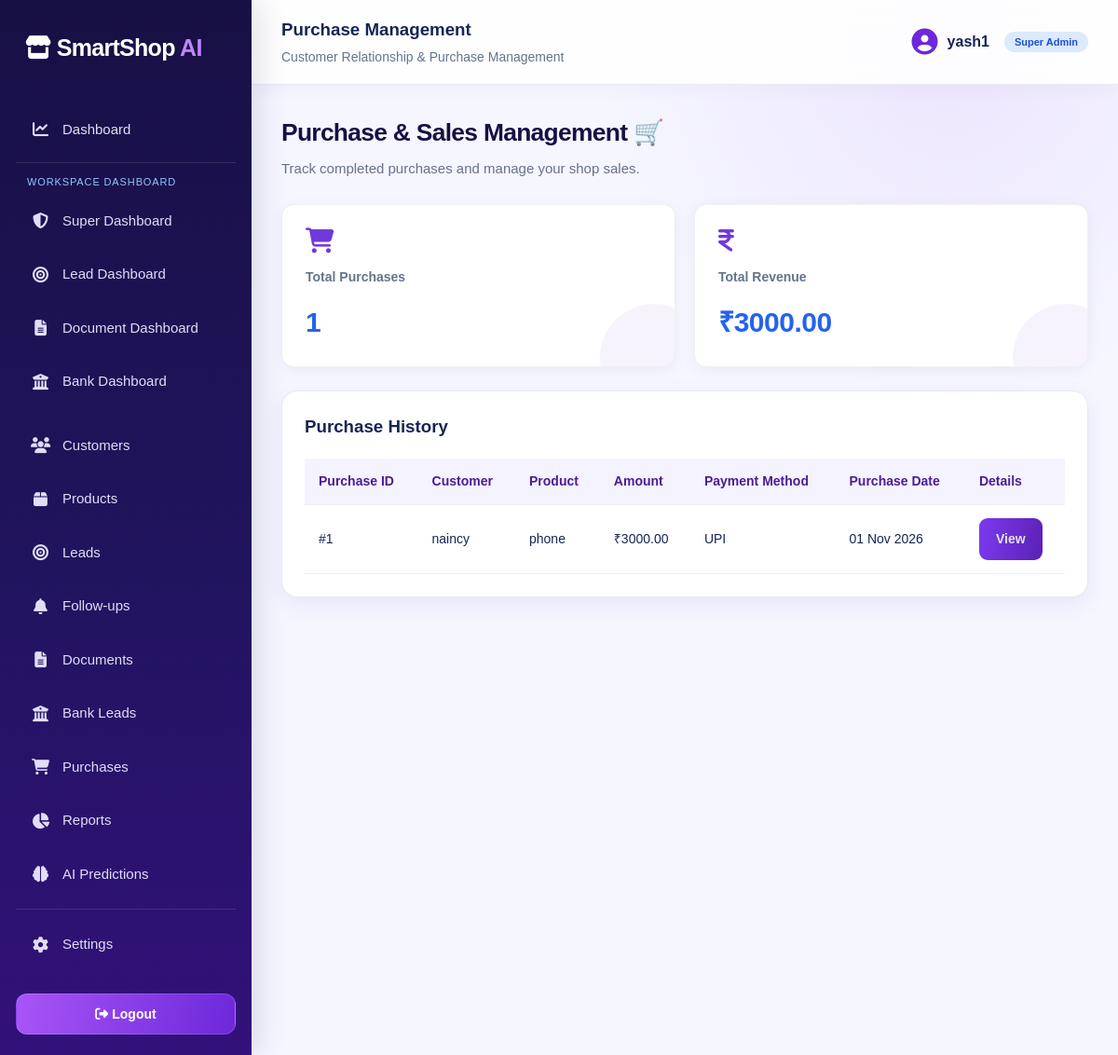
Page /purchases/ (signed in) on the committed database.
### crm/models.py (models this page shows, shortened)
class Purchase(models.Model):
    PAYMENT_CHOICES = [
        ('CASH', 'Cash'),
        ('BANK', 'Bank'),
        ('UPI', 'UPI'),
        ('CARD', 'Card'),
    ]
    lead = models.OneToOneField(
        Lead,
        on_delete=models.CASCADE
    )
    amount = models.DecimalField(
        max_digits=12,
        decimal_places=2
    )
    payment_method = models.CharField(
        max_length=20,
        choices=PAYMENT_CHOICES
    )
    purchase_date = models.DateField(
        auto_now_add=True
    )

class Lead(models.Model):
    STATUS = [
        ('NEW', 'New Lead'),
        ('INTERESTED', 'Interested'),
        ('FOLLOWUP', 'Follow-up'),
        ('RETURNED', 'Customer Returned'),
        ('DOCUMENT', 'Document Verification'),
        ('BANK', 'Bank Processing'),
        ('CONVERTED', 'Purchase Completed'),
        ('LOST', 'Lost Lead'),
    ]
    shop = models.ForeignKey(
        Shop,
        on_delete=models.CASCADE
    )
    customer = models.ForeignKey(
        Customer,
        on_delete=models.CASCADE
    )
    product = models.ForeignKey(
        Product,
        on_delete=models.SET_NULL,
        null=True
    )
    assigned_to = models.ForeignKey(
        User,
        on_delete=models.SET_NULL,
        null=True,
        blank=True,
        related_name='assigned_leads'
    )
    expected_purchase_date = models.DateField(
        null=True,
        blank=True
    )
    status = models.CharField(
        max_length=20,
        choices=STATUS,
        default='NEW'
    )
    notes = models.TextField(blank=True)
    created_at = models.DateTimeField(auto_now_add=True)

class Customer(models.Model):
    shop = models.ForeignKey(
        Shop,
        on_delete=models.CASCADE
    )
    name = models.CharField(max_length=150)
    phone = models.CharField(max_length=15)
    email = models.EmailField(blank=True)
    address = models.TextField(blank=True)
    created_at = models.DateTimeField(auto_now_add=True)

class Product(models.Model):
    shop = models.ForeignKey(
        Shop,
        on_delete=models.CASCADE
    )
    name = models.CharField(max_length=150)
    category = models.CharField(max_length=100)
    price = models.DecimalField(
        max_digits=10,
        decimal_places=2
    )
    description = models.TextField(blank=True)

### crm/views.py (the view)
# urls.py: path('purchases/', views.purchases, name='purchases'),
@login_required
def purchases(request):
    if _is_role_user(request.user):
        return _role_redirect(request.user)
    purchase_list = Purchase.objects.select_related(
        'lead__customer',
        'lead__product'
    ).filter(
        lead__shop=get_user_shop(request.user)
    ).order_by('-purchase_date')
    total_revenue = purchase_list.aggregate(
        total=Sum('amount')
    )['total'] or 0
    context = {
        'purchases': purchase_list,
        'total_purchases': purchase_list.count(),
        'total_revenue': total_revenue,
    }
    return render(
        request,
        'crm/purchases.html',
        context
    )

### crm/views.py (called while the page is built, shortened)
def _is_role_user(user):
    return user.groups.filter(
        name__in=['Lead Manager', 'Document Manager', 'Bank Manager']
    ).exists()

def get_user_shop(user):
    try:
        if hasattr(user, 'staff_profile') and user.staff_profile and user.staff_profile.shop_id:
            return user.staff_profile.shop
    except Exception:
        pass

### templates/crm/purchases.html (shortened to what this page needs)
{% extends 'crm/base.html' %}
{% block page_heading %}Purchase Management{% endblock %}
{% block content %}
<div class="welcome">
    <h2>Purchase & Sales Management 🛒</h2>
    <p>Track completed purchases and manage your shop sales.</p>
</div>
<div class="stats-grid">
    <div class="stat-card">
        <i class="fa-solid fa-cart-shopping"></i>
        <h4>Total Purchases</h4>
        <h2>{{ total_purchases }}</h2>
    </div>
    <div class="stat-card">
        <i class="fa-solid fa-indian-rupee-sign"></i>
        <h4>Total Revenue</h4>
        <h2>₹{{ total_revenue|floatformat:2 }}</h2>
    </div>
</div>
<div class="table-container">
    <h3>Purchase History</h3>
    <table>
        <thead>
            <tr>
                <th>Purchase ID</th>
                <th>Customer</th>
                <th>Product</th>
                <th>Amount</th>
                <th>Payment Method</th>
                <th>Purchase Date</th>
                <th>Details</th>
            </tr>
        </thead>
        <tbody>
            {% for purchase in purchases %}
            <tr>
                <td>#{{ purchase.id }}</td>
                <td>
                    {{ purchase.lead.customer.name }}
                </td>
                <td>
                    {{ purchase.lead.product.name|default:"-" }}
                </td>
                <td>
                    ₹{{ purchase.amount }}
                </td>
                <td>
                    {{ purchase.get_payment_method_display }}
                </td>
                <td>
                    {{ purchase.purchase_date|date:"d M Y" }}
                </td>
                <td>
                    <a href="{% url 'purchase_detail' purchase.id %}"
                       class="primary-btn">
                        View
                    </a>
                </td>
            </tr>
            {% empty %}
            <tr>
                <td colspan="7">
                    No purchases recorded yet.
                </td>
            </tr>
            {% endfor %}
        </tbody>
    </table>
</div>
{% endblock %}

### templates/crm/base.html (shortened to what this page needs)
{% load static %}
<!DOCTYPE html>
<html lang="en">
<head>
    <link rel="stylesheet" href="{% static 'css/app.css' %}">
    <link rel="stylesheet"
          href="https://cdnjs.cloudflare.com/ajax/libs/font-awesome/6.5.0/css/all.min.css">
</head>
<body>
<div class="layout">
    <aside class="sidebar">
        <div class="logo">
            <i class="fa-solid fa-store"></i>
            SmartShop <span>AI</span>
        </div>
        <nav>
            {% if request.user.groups.all.0.name == "Lead Manager" %}
                <a href="{% url 'lead_dashboard' %}">
                    <i class="fa-solid fa-chart-line"></i> Dashboard
                </a>
                <a href="{% url 'leads' %}">
                    <i class="fa-solid fa-bullseye"></i> Leads
                </a>
                <a href="{% url 'customers' %}">
                    <i class="fa-solid fa-users"></i> Customers
                </a>
                <a href="{% url 'followups' %}">
                    <i class="fa-solid fa-bell"></i> Follow-ups
                </a>
            {% elif request.user.is_superuser %}
                <a href="{% url 'dashboard' %}">
                    <i class="fa-solid fa-chart-line"></i> Dashboard
                </a>
                <div class="dashboard-links">
                    <small>WORKSPACE DASHBOARD</small>
                    <a href="{% url 'superuser_dashboard' %}">
                        <i class="fa-solid fa-shield-halved"></i> Super Dashboard
                    </a>
                    <a href="{% url 'lead_dashboard' %}">
                        <i class="fa-solid fa-bullseye"></i> Lead Dashboard
                    </a>
                    <a href="{% url 'document_dashboard' %}">
                        <i class="fa-solid fa-file-lines"></i> Document Dashboard
                    </a>
                    <a href="{% url 'bank_dashboard' %}">
                        <i class="fa-solid fa-building-columns"></i> Bank Dashboard
                    </a>
                </div>
                <a href="{% url 'customers' %}">
                    <i class="fa-solid fa-users"></i> Customers
                </a>
                <a href="{% url 'products' %}">
                    <i class="fa-solid fa-box"></i> Products
                </a>
                <a href="{% url 'leads' %}">
                    <i class="fa-solid fa-bullseye"></i> Leads
                </a>
                <a href="{% url 'followups' %}">
                    <i class="fa-solid fa-bell"></i> Follow-ups
                </a>
                <a href="{% url 'documents' %}">
                    <i class="fa-solid fa-file-lines"></i> Documents
                </a>
                <a href="{% url 'banks' %}">
                    <i class="fa-solid fa-building-columns"></i> Bank Leads
                </a>
                <a href="{% url 'purchases' %}">
                    <i class="fa-solid fa-cart-shopping"></i> Purchases
                </a>
                <a href="{% url 'reports' %}">
                    <i class="fa-solid fa-chart-pie"></i> Reports
                </a>
                <a href="{% url 'ai_predictions' %}">
                    <i class="fa-solid fa-brain"></i> AI Predictions
                </a>
            {% endif %}
            <div style="margin-top: 12px; padding-top: 12px; border-top: 1px solid rgba(255, 255, 255, 0.12);">
                <a href="{% url 'settings' %}">
                    <i class="fa-solid fa-gear"></i> Settings
                </a>
            </div>
        </nav>
        <div class="sidebar-bottom">
            <form method="POST" action="{% url 'logout' %}">
                <button type="submit">
                    <i class="fa-solid fa-right-from-bracket"></i>
                    Logout
                </button>
            </form>
        </div>
    </aside>
    <main class="main-content">
        <header class="topbar">
            <div>
                <h3>{% block page_heading %}Dashboard{% endblock %}</h3>
                <p>Customer Relationship & Purchase Management</p>
            </div>
            <a href="{% url 'settings' %}" class="profile" style="text-decoration:none; color:inherit;" title="Go to Settings">
                <i class="fa-solid fa-circle-user"></i>
                {{ request.user.username }}
                {% if request.user.is_superuser %}
                    <span class="badge-count" style="font-size: 11px; margin-left: 6px;">Super Admin</span>
                {% elif request.user.groups.all.0.name %}
                    <span class="badge-count" style="font-size: 11px; margin-left: 6px;">{{ request.user.groups.all.0.name }}</span>
                {% endif %}
            </a>
        </header>
        <section class="page-content">
            {% block content %}
            {% endblock %}
        </section>
    </main>
</div>
</body>
</html>

### rows in the picture
Purchase: id "1", lead.customer.name "naincy", lead.product.name "phone", amount "3000.00", payment_method "UPI", purchase_date "01 Nov 2026"

### other values in the picture
{{ request.user.username }} "yash1"
{{ total_purchases }} "1"
{{ total_revenue|floatformat:2 }} "3000.00"
